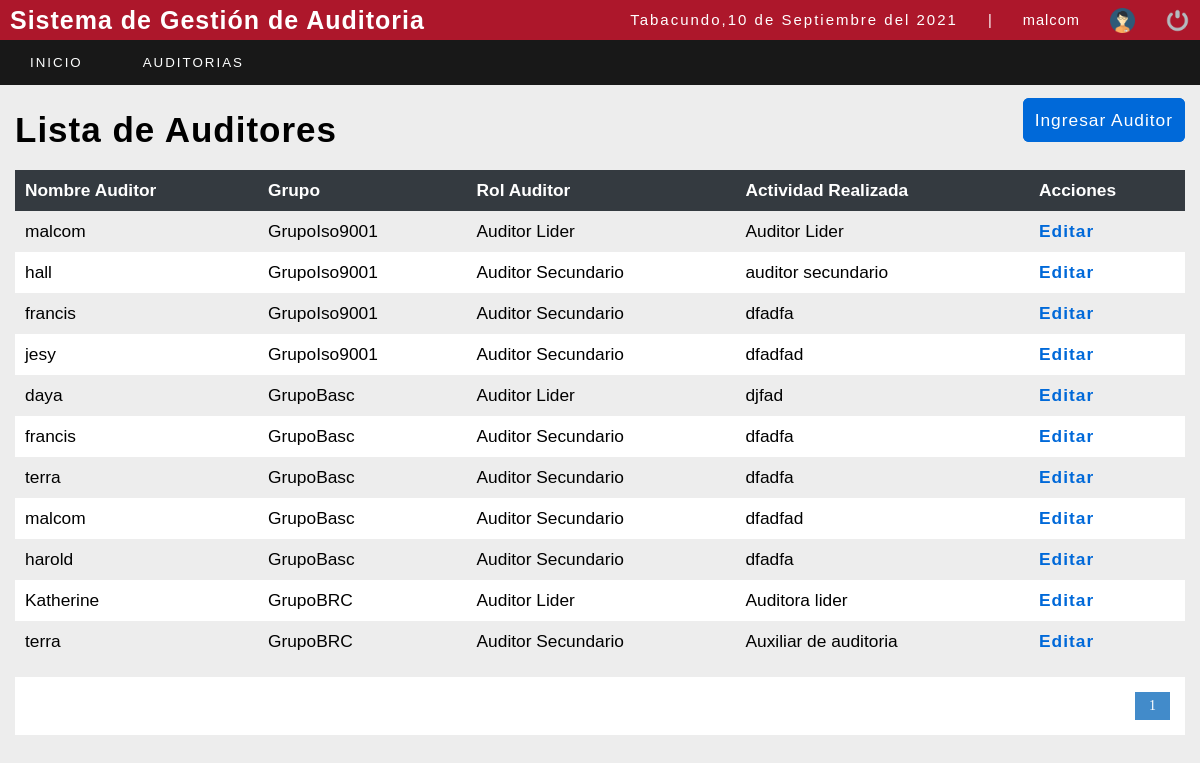
/sistema/listadetallegrupo.php (signed in), run on the app's committed database.
### tables this page shows
CREATE TABLE `detallegrupo` (
  `id_user` int(11) NOT NULL,
  `idgrupo` int(11) NOT NULL,
  `idrolauditor` int(11) NOT NULL,
  `actividadrealizada` varchar(150) NOT NULL,
  `iddetallegrupo` int(11) NOT NULL,
  `activo` int(11) NOT NULL DEFAULT 1
);

CREATE TABLE `usuario` (
  `id_user` int(11) NOT NULL,
  `user` varchar(20) NOT NULL,
  `password` varchar(100) NOT NULL,
  `correo` varchar(50) NOT NULL,
  `rol` int(11) NOT NULL,
  `estatus` int(11) NOT NULL
);

CREATE TABLE `grupoauditor` (
  `idgrupo` int(11) NOT NULL,
  `nombregrupo` varchar(50) NOT NULL,
  `idnorma` int(11) NOT NULL,
  `activo` int(11) NOT NULL DEFAULT 1
);

CREATE TABLE `rolauditor` (
  `idrolauditor` int(11) NOT NULL,
  `rolauditor` varchar(50) NOT NULL
);

### sistema/listadetallegrupo.php (the view, shortened to what this page needs)
<?php
include "../conexion.php";
?>
<!DOCTYPE html>
<html lang="en">
<head>
	<?php include "includes/scripts.php"; ?>
	<link rel="stylesheet" href="https://pro.fontawesome.com/releases/v5.10.0/css/all.css" />
</head>
<body>
	<?php include "includes/header.php"; ?>
	<section id="container">
		<div style="display: flex;  justify-content:space-between; margin: 20px 0px; ">
		<h1>Lista de Auditores</h1>
		<div style="justify-content:flex-end">
		<a style="border: 2px solid #0069D9;  color: #ffffff; background-color: #0069D9; border-radius: 6px;" href="registrodetallegrupo.php" class="btn_save">Ingresar Auditor</a>
	    </div>
		</div>
		<table>
			<tr>
				<th>Nombre Auditor</th>
				<th>Grupo</th>
				<th>Rol Auditor</th>
				<th>Actividad Realizada</th>
				<th>Acciones</th>
			</tr>
			<?php
			$sql_registe = mysqli_query($conection, "SELECT COUNT(*) as total_registro from detallegrupo d, usuario u , rolauditor ra , grupoauditor g WHERE u.id_user=d.id_user AND ra.idrolauditor=d.idrolauditor AND d.idgrupo=g.idgrupo");
			$result_register = mysqli_fetch_array($sql_registe);
			$total_registro = $result_register['total_registro'];
			$por_pagina =15;
			if (empty($_GET['pagina'])) {
				$pagina = 1;
			} else {
				$pagina = $_GET['pagina'];
			}
			$desde = ($pagina - 1) * $por_pagina;
			$total_paginas = ceil($total_registro / $por_pagina);
			$query = mysqli_query($conection, "SELECT user,nombregrupo,rolauditor,actividadrealizada,iddetallegrupo from detallegrupo d, usuario u , rolauditor ra , grupoauditor g WHERE u.id_user=d.id_user AND ra.idrolauditor=d.idrolauditor AND d.idgrupo=g.idgrupo AND d.activo=1 ORDER BY d.idgrupo,ra.idrolauditor ASC LIMIT $desde,$por_pagina");
			$result = mysqli_num_rows($query);
			if ($result > 0) {
				while ($data = mysqli_fetch_array($query)) {
			?>
					<tr>
						<td><?php echo $data[0]; ?></td>
						<td><?php echo $data[1]; ?></td>
						<td><?php echo $data[2]; ?></td>
						<td><?php echo $data[3]; ?></td>
						<td>
							<a class="link_edit" href="editar_ga.php?id=<?php echo $data["iddetallegrupo"]; ?>">Editar</a>
						</td>
					</tr>
			<?php
				}
			}
			?>
		</table>
		<div class="paginador">
			<ul>
				<?php
				for ($i = 1; $i <= $total_paginas; $i++) {
					if ($i == $pagina) {
						echo '<li class="pageSelected">' . $i . '</li>';
					} else {
						echo '<li><a href="?pagina=' . $i . '">' . $i . '</a></li>';
					}
				}
				?>
			</ul>
		</div>
	</section>
</body>
</html>

### sistema/css/style.css (style rules this page uses)
* { margin: 0; padding: 0; box-sizing: border-box; }
body { background: #ededed; }
h1, h2, h3, h4, h5, h6 { font-family: Arial, sans-serif; font-weight: bold; letter-spacing: 1px; }
h1 { font-size: 25px; }
a { text-decoration: none; font-family: Arial, sans-serif; letter-spacing: 1px; }
#container { padding: 90px 15px 15px; }
.btn_save { font-size: 13pt; background: #0069D9; padding: 10px; color: #fff; letter-spacing: 1px; border: 0; cursor: pointer; margin: 15px auto; }
#container h1 { font-size: 35px; display: inline-block; }
table { border-collapse: collapse; font-size: 13pt; font-family: Arial, sans-serif; width: 100%; }
table th { text-align: left; padding: 10px; background: #343A40; color: #fff; }
table tr:nth-child(odd) { background: #fff; }
table td { padding: 10px; }
.link_edit { font-weight: bold; color: #0069D9; }
.paginador ul { padding: 15px; list-style: none; background: #FFF; margin-top: 15px; display: -webkit-flex; display: -moz-flex; display: -ms-flex; display: -o-flex; display: flex; justify-content: flex-end; }
.paginador a, .pageSelected { color: #428bca; border: 1px solid #ddd; padding: 5px; display: inline-block; font-size: 14px; text-align: center; width: 35px; }
.pageSelected { color: #FFF; background: #428bca; border: 1px solid #428bca; }

### data on the page
detallegrupo: id_user.user "malcom", idgrupo.nombregrupo "GrupoIso9001", idrolauditor.rolauditor "Auditor Lider", actividadrealizada "Auditor Lider"
detallegrupo: id_user.user "hall", idgrupo.nombregrupo "GrupoIso9001", idrolauditor.rolauditor "Auditor Secundario", actividadrealizada "auditor secundario"
detallegrupo: id_user.user "francis", idgrupo.nombregrupo "GrupoIso9001", idrolauditor.rolauditor "Auditor Secundario", actividadrealizada "dfadfa"
detallegrupo: id_user.user "jesy", idgrupo.nombregrupo "GrupoIso9001", idrolauditor.rolauditor "Auditor Secundario", actividadrealizada "dfadfad"
detallegrupo: id_user.user "daya", idgrupo.nombregrupo "GrupoBasc", idrolauditor.rolauditor "Auditor Lider", actividadrealizada "djfad"
detallegrupo: id_user.user "francis", idgrupo.nombregrupo "GrupoBasc", idrolauditor.rolauditor "Auditor Secundario", actividadrealizada "dfadfa"
detallegrupo: id_user.user "terra", idgrupo.nombregrupo "GrupoBasc", idrolauditor.rolauditor "Auditor Secundario", actividadrealizada "dfadfa"
detallegrupo: id_user.user "malcom", idgrupo.nombregrupo "GrupoBasc", idrolauditor.rolauditor "Auditor Secundario", actividadrealizada "dfadfad"
detallegrupo: id_user.user "harold", idgrupo.nombregrupo "GrupoBasc", idrolauditor.rolauditor "Auditor Secundario", actividadrealizada "dfadfa"
detallegrupo: id_user.user "Katherine", idgrupo.nombregrupo "GrupoBRC", idrolauditor.rolauditor "Auditor Lider", actividadrealizada "Auditora lider"
detallegrupo: id_user.user "terra", idgrupo.nombregrupo "GrupoBRC", idrolauditor.rolauditor "Auditor Secundario", actividadrealizada "Auxiliar de auditoria"

### other printed values
fechaC() "10 de Septiembre del 2021"
$_SESSION['user'] "malcom"
